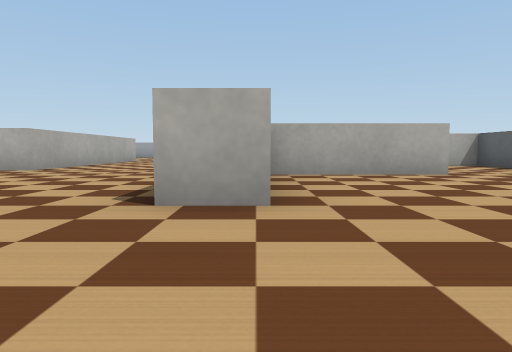
[1] (above)

19 first-person views from a walk through a robot-simulator world made for Webots. The camera is 0.19 m above the floor, tilts 4° down and sees 70° across. The floor is counted in squares, 0.5 m on a side. Each view is taken from the middle of a square. On the plan, view 1 faces up. The plan holds only what a view shows up to about 9 squares ahead; the rest is blank. Robots are left out. Webots' stock objects and surfaces are drawn as simple stand-ins.

[2]
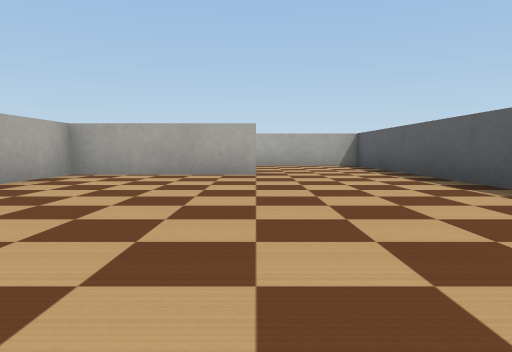

[3]
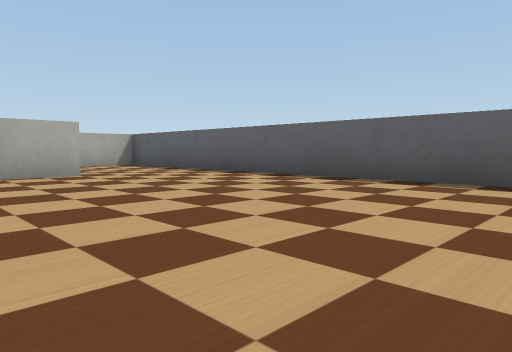

[4]
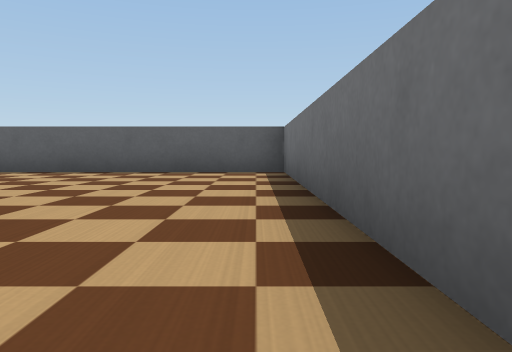

[5]
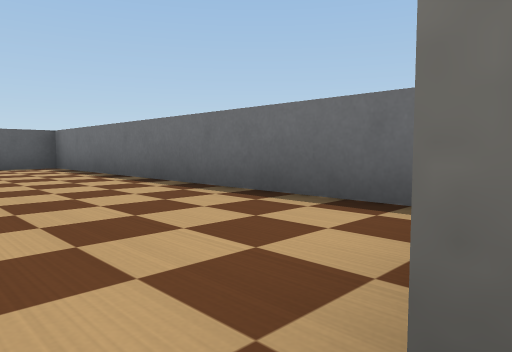

[6]
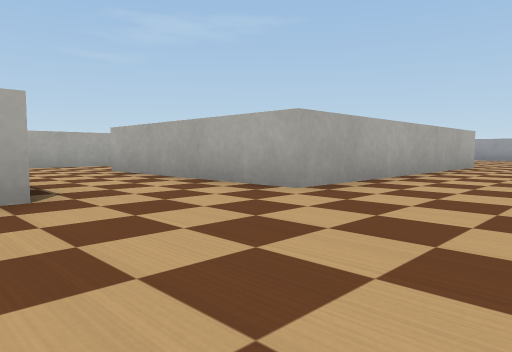

[7]
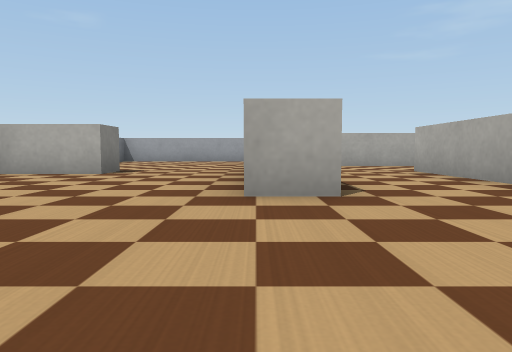

[8]
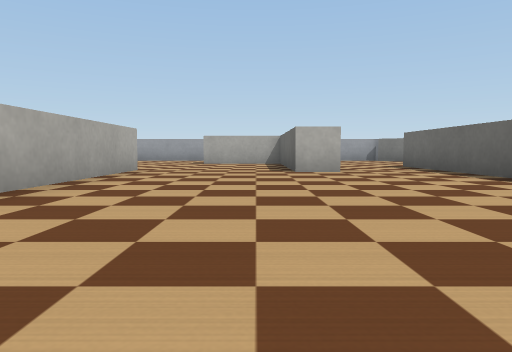

[9]
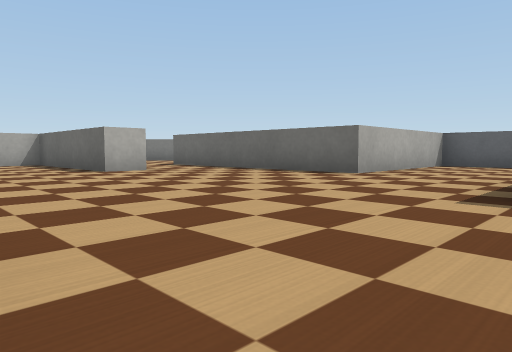

[10]
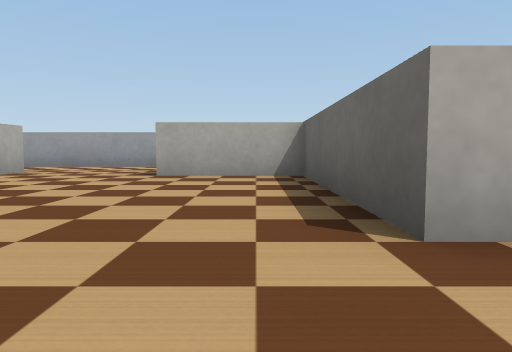

[11]
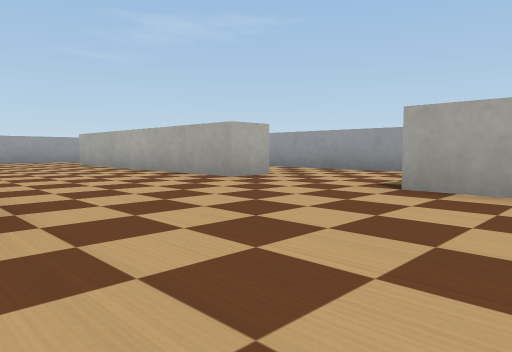

[12]
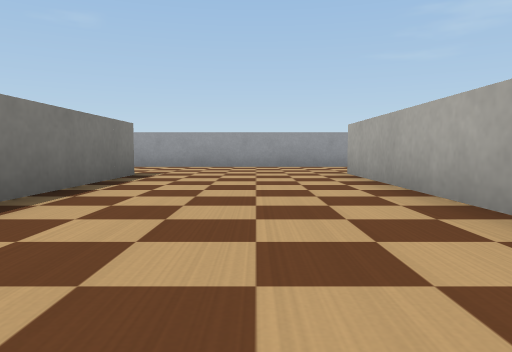

[13]
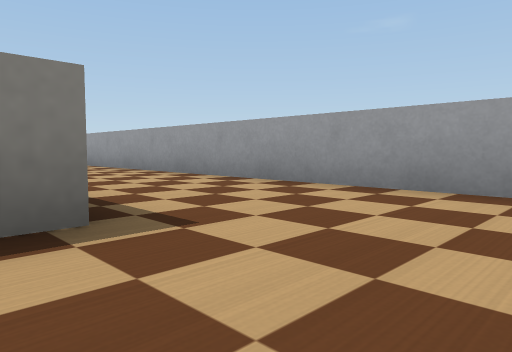

[14]
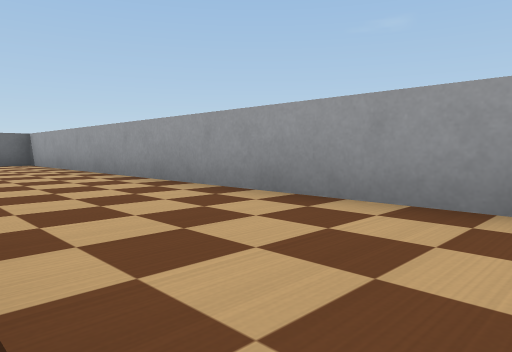

[15]
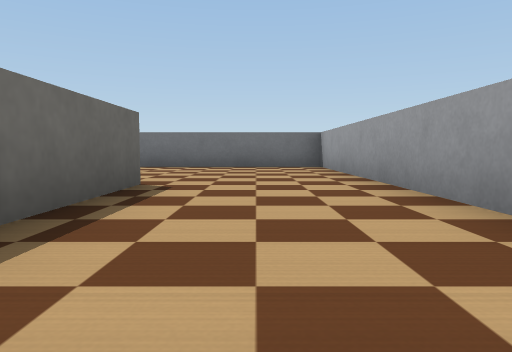

[16]
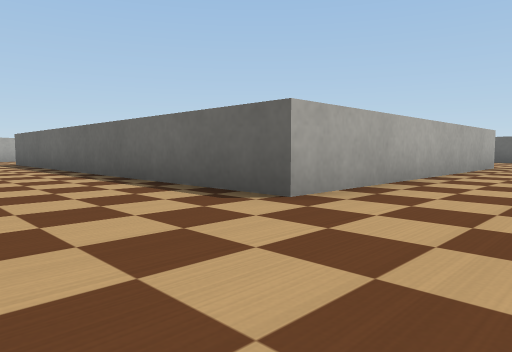

[17]
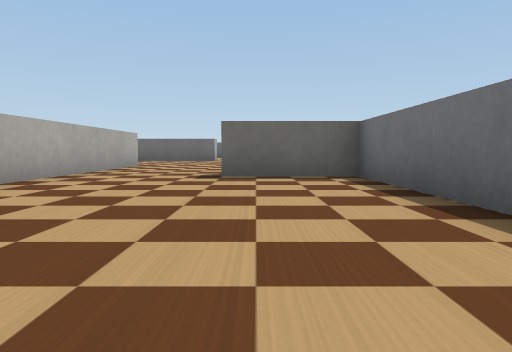

[18]
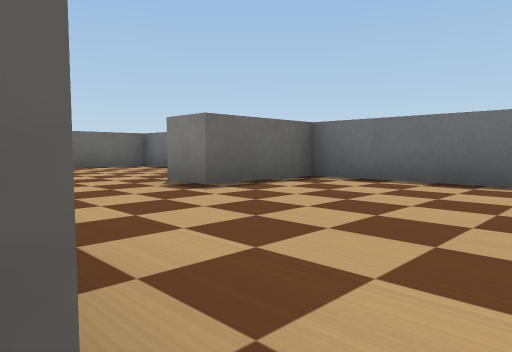

[19]
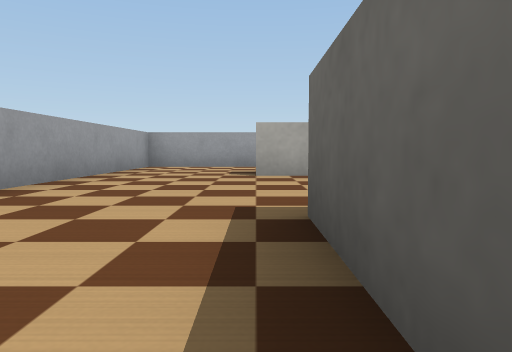

### Floor plan
Points are (right, up) in squares from view 1. A wall is a line through its corners. A room is listed if a view was taken in it or the views show most of it. See-through windows are left out.
Room 1 (views 1, 2, 3, 4)
walls: (3, 5.7) (0.1, 5.7) (0.1, 4.1); (0.1, 2.5) (-0.8, 2.5); (-2.1, -0.5) (5.5, -0.5) (5.5, 9.1) (2.5, 9.1)
ways out: opening at (-1.7, 2) to room 2; opening at (2, 7.5) to room 2
Room 2 (views 5, 6, 7, 8, 9, 10, 11, 12, 13, 14, 15, 16, 17, 18, 19)
walls: (-4.3, 13.1) (-4.3, 6.9) (-8.8, 6.9); (-10.9, 7.9) (-10.9, 6); (-5, 4.8) (-5, 3.9) (-11.7, 3.9) (-11.7, 13.1) (-8.6, 13.1); (-0.4, 12.5) (-1.3, 12.5) (-1.3, 16.5) (-3.5, 16.5); (-6, 17.4) (-6, 16.5) (-12, 16.5); (2.5, 9.1) (1.5, 9.1) (1.5, 12.6); (-4.2, 19.5) (-8.1, 19.5); (-12, 19.5) (-14.5, 19.5) (-14.5, -0.5) (-8.7, -0.5) (-8.7, 1.5) (-7.9, 1.5) (-7.9, -0.2); (-4.6, -0.5) (-3.6, -0.5) (-3.6, 1.2)
ways out: opening at (-1.7, 2) to room 1; opening at (2, 7.5) to room 1; opening at (0.5, 13.5)

Where each view was taken, in squares from view 1:
view 1: 0 up, 0 right, facing up
view 2: 0 up, 3 right, facing up
view 3: 0 up, 1 right, facing up-right
view 4: 0 up, 1 left, facing right
view 5: 2 up, 3 left, facing down-right
view 6: 4 up, 2 left, facing up-left
view 7: 4 up, 2 left, facing left
view 8: 6 up, 2 left, facing up
view 9: 6 up, 4 left, facing up-right
view 10: 11 up, 2 left, facing up
view 11: 13 up, 2 left, facing up-left
view 12: 15 up, 6 left, facing left
view 13: 15 up, 11 left, facing down-left
view 14: 10 up, 12 left, facing down-left
view 15: 8 up, 13 left, facing down
view 16: 2 up, 14 left, facing up-right
view 17: 1 up, 14 left, facing right
view 18: 4 up, 12 left, facing down-right
view 19: 11 up, 12 left, facing up
